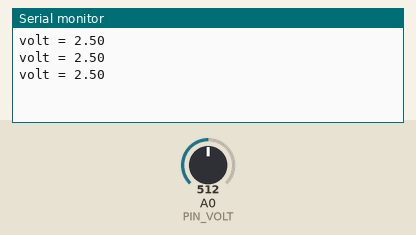
Simulated run of this sketch. Board: Arduino Uno, built with avr-gcc and run on an emulated ATmega328P. On the bench: the last lines printed to the serial monitor. Inputs (shaded band) come from the test bench; at power-on: A0 (PIN_VOLT) = 512.

Above: at 1.3 s.
1.4 s: A0 (PIN_VOLT) set to 716
At 1.9 s:
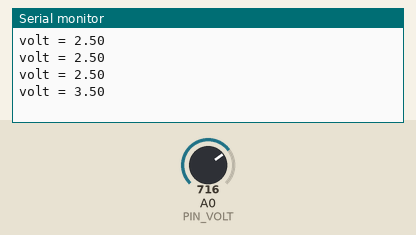
2.9 s: A0 (PIN_VOLT) set to 900
At 3.4 s:
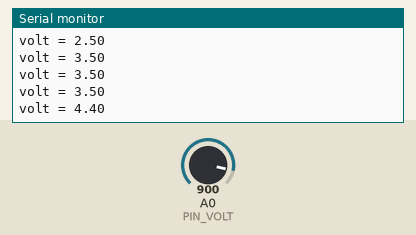
Timing chart, 0 to 5.9 s (numbered marks = the images above; inputs shaded):
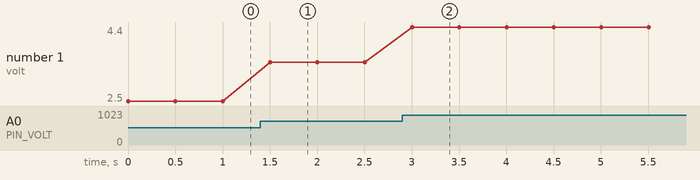

Measured:
- after the input at 1.4 s, the serial monitor: prints a new line after 0.10 s (image 1)
- after the input at 2.9 s, the serial monitor: prints a new line after 0.10 s (image 2)
- plotted number 1: 2.5 → 3.5 after the input at 1.4 s, 3.5 → 4.4 after the input at 2.9 s

The sketch:

VarVolt.ino
```cpp
#define SERIAL_RATE  (9600)
#define PIN_VOLT    (A0)

// nVolt: 0~1023 (0이면 0V, 1023이면 5V)
double getVolt(int nPort) {
  int nVolt = analogRead(nPort);  // 아날로그 포트는 A로 시작
  // 1023:5 = nVolt:volt => 1023/5 = nVolt/volt => volt = 5/1023*nVolt
  double volt = 5. / 1023. * nVolt;  // double 나눗셈을 위해 소수점 추가
  return volt;
}

void setup() {
  // put your setup code here, to run once:
  Serial.begin(SERIAL_RATE);
}

void loop() {
  // put your main code here, to run repeatedly:
  double volt = getVolt(PIN_VOLT);
  Serial.println("volt = " + String(volt));
  delay(500); // 500 msec 지연
}
```
